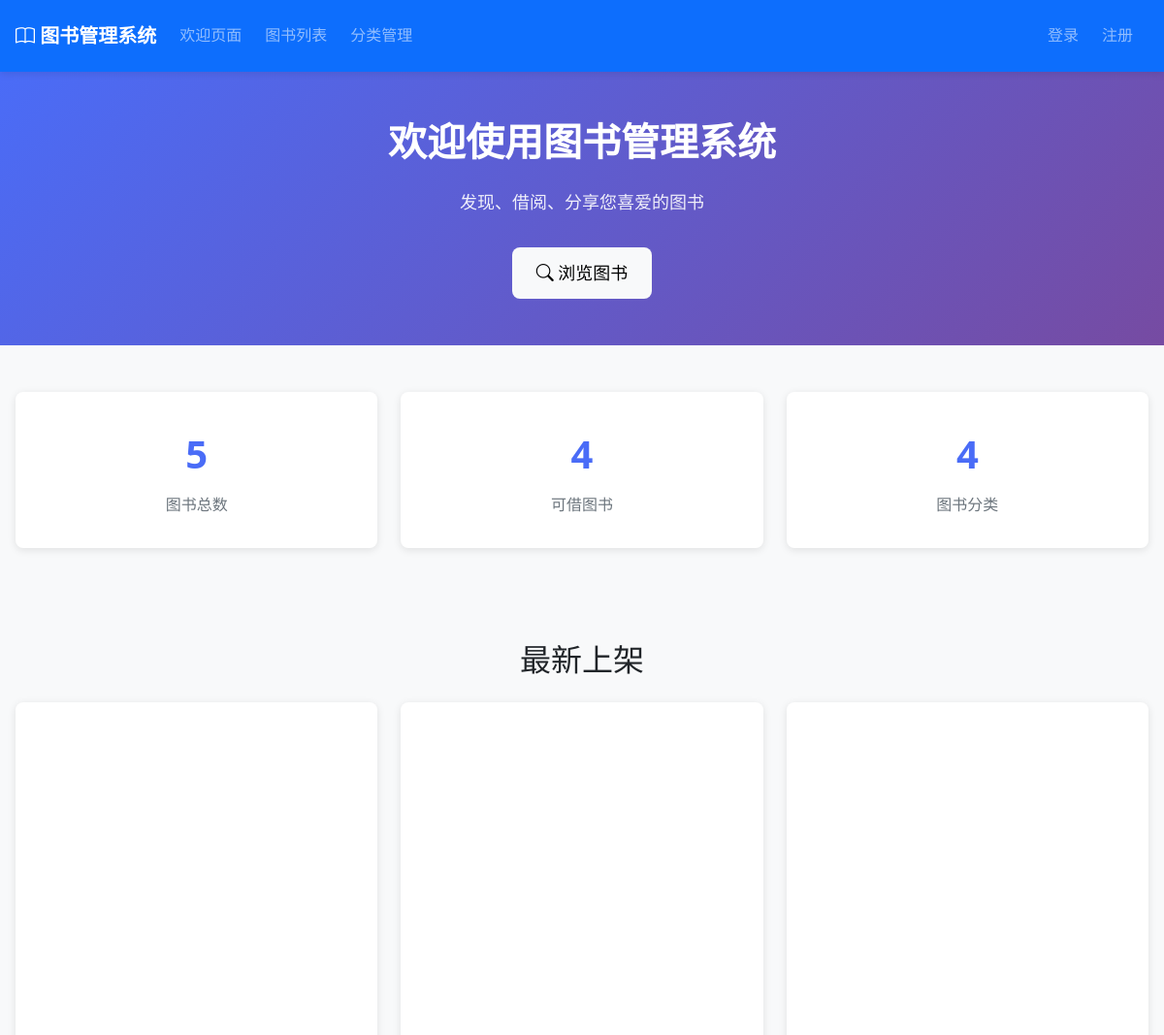
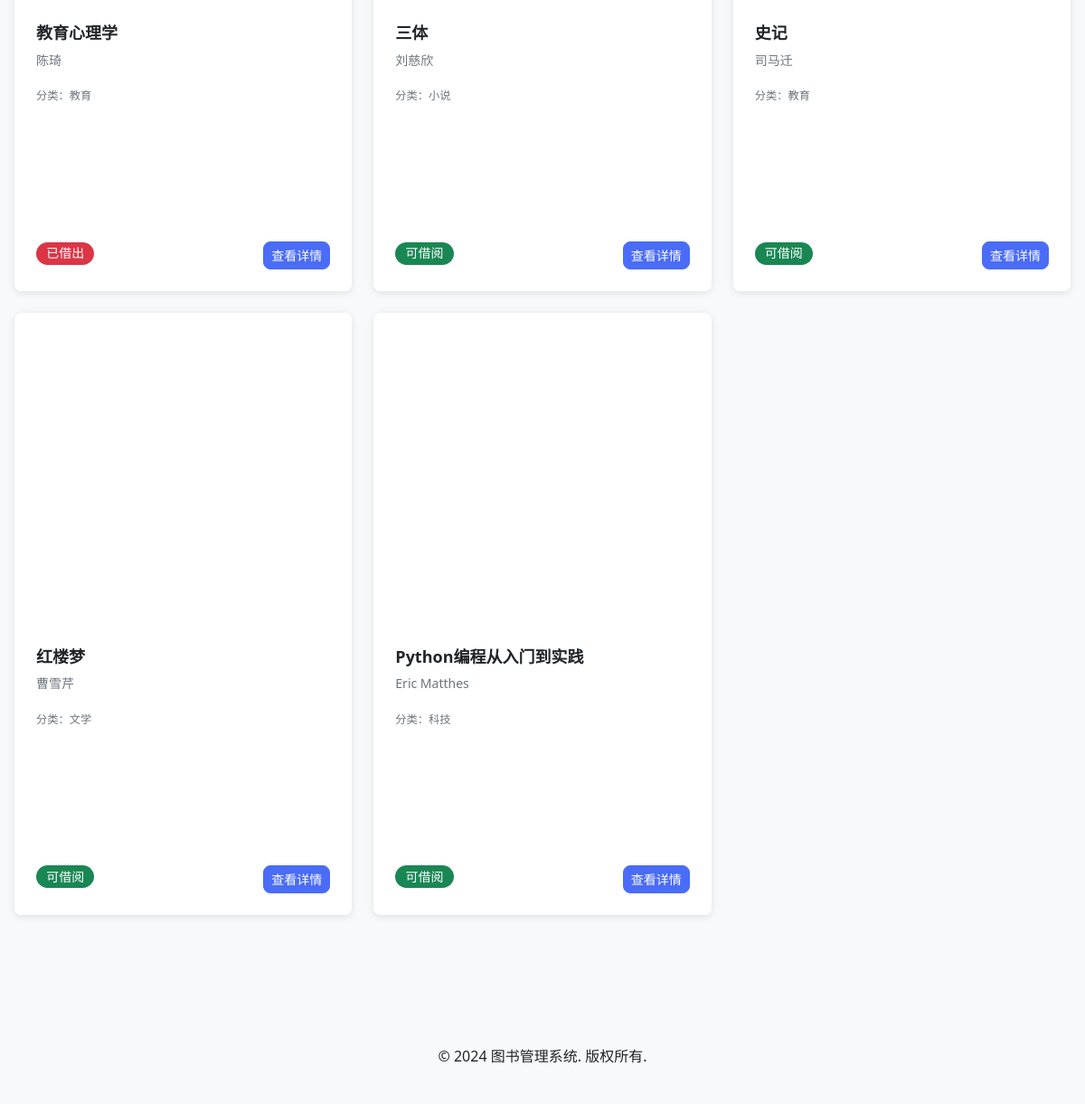
The page /books/ on the database its author committed (2 pictures, top to bottom).
### books/models.py (models this page shows, shortened)
class Book(models.Model):
    STATUS_CHOICES = [
        ('available', '可借阅'),
        ('borrowed', '已借出'),
        ('maintenance', '维护中'),
        ('lost', '丢失'),
    ]
    title = models.CharField(max_length=200, verbose_name='书名')
    author = models.CharField(max_length=100, verbose_name='作者')
    isbn = models.CharField(max_length=20, unique=True, verbose_name='ISBN')
    publisher = models.CharField(max_length=100, blank=True, null=True, verbose_name='出版社')
    publication_date = models.DateField(blank=True, null=True, verbose_name='出版日期')
    category = models.ForeignKey(Category, on_delete=models.PROTECT, null=True, blank=True, verbose_name='分类')
    description = models.TextField(blank=True, null=True, verbose_name='描述')
    cover_image = models.ImageField(upload_to='book_covers/', blank=True, null=True, verbose_name='封面图片')
    total_copies = models.PositiveIntegerField(default=1, verbose_name='总册数')
    available_copies = models.PositiveIntegerField(default=1, verbose_name='可借册数')
    location = models.CharField(max_length=50, blank=True, null=True, verbose_name='书架位置')
    status = models.CharField(max_length=20, choices=STATUS_CHOICES, default='available', verbose_name='状态')
    created_at = models.DateTimeField(auto_now_add=True, verbose_name='创建时间')
    updated_at = models.DateTimeField(auto_now=True, verbose_name='更新时间')
    class Meta:
        verbose_name = '图书'
        verbose_name_plural = '图书'
    @property
    def cover_image_url(self):
        if self.cover_image and hasattr(self.cover_image, 'url'):
            try:
                import os
                from django.conf import settings
                image_path = os.path.join(settings.MEDIA_ROOT, self.cover_image.name)
                if os.path.exists(image_path):
                    return self.cover_image.url
            except:
                pass
        return static('images/default-book-cover.png')
    @property
    def is_available(self):
        return self.available_copies > 0 and self.status == 'available'

### categories/models.py (models this page shows, shortened)
class Category(models.Model):
    name = models.CharField(max_length=100, unique=True, verbose_name='分类名称')
    description = models.TextField(blank=True, null=True, verbose_name='描述')
    created_at = models.DateTimeField(auto_now_add=True, verbose_name='创建时间')
    updated_at = models.DateTimeField(auto_now=True, verbose_name='更新时间')
    class Meta:
        verbose_name = '图书分类'
        verbose_name_plural = '图书分类'

### books/views.py (the view)
# urls.py: path('', views.home, name='home'),
def home(request):
    home_data = cache.get_or_set(
        CACHE_KEY_HOME_STATS,
        lambda: {
            'recent_books': list(Book.objects.all().order_by('-created_at')[:6]),
            'categories': list(Book.objects.values('category__name', 'category__id').filter(category__isnull=False).distinct()),
            'book_count': Book.objects.count(),
            'available_count': Book.objects.filter(available_copies__gt=0).count()
        },
        timeout=600,  # 10分钟
        namespace='books'
    )
    return render(request, 'books/home.html', home_data)

### library_management/cache.py (called while the page is built, shortened)
    def _make_key(self, key: Any, namespace: Optional[str] = None) -> str:
        if namespace:
            return f"{namespace}:{str(key)}"
        return str(key)

    def get(self, key: Any, default: Any = None, namespace: Optional[str] = None) -> Any:
        key_str = self._make_key(key, namespace)
        current_time = time.time()
        with self._lock:
            if key_str not in self._cache:
                self._stats['misses'] += 1
                return default

    def set(self, key: Any, value: Any, timeout: Optional[int] = None, namespace: Optional[str] = None) -> None:
        key_str = self._make_key(key, namespace)
        timeout = self.default_timeout if timeout is None else timeout
        expiry = time.time() + timeout
        current_time = time.time()
        with self._lock:
            if key_str not in self._cache and len(self._cache) >= self.max_size:
                self._enforce_lru()
            self._cache[key_str] = (value, expiry, current_time)
            if key_str in self._lru:
                self._lru.move_to_end(key_str)
            else:
                self._lru[key_str] = current_time
            self._stats['sets'] += 1

    def get_or_set(self, key: Any, func: Callable[[], Any], timeout: Optional[int] = None, namespace: Optional[str] = None) -> Any:
        value = self.get(key, namespace=namespace)
        if value is None:
            value = func()
            self.set(key, value, timeout, namespace)
        return value

### templates/books/home.html (shortened to what this page needs)
{% extends 'base.html' %}
{% block content %}
<section class="hero-section text-center">
    <div class="container">
        <h1>欢迎使用图书管理系统</h1>
        <p class="lead">发现、借阅、分享您喜爱的图书</p>
        <a href="{% url 'books:book_list' %}" class="btn btn-light btn-lg">
            <i class="bi bi-search"></i> 浏览图书
        </a>
    </div>
</section>
<section class="py-5">
    <div class="container">
        <div class="row">
            <div class="col-md-4">
                <div class="stats-card">
                    <div class="stats-number">{{ book_count }}</div>
                    <div class="stats-label">图书总数</div>
                </div>
            </div>
            <div class="col-md-4">
                <div class="stats-card">
                    <div class="stats-number">{{ available_count }}</div>
                    <div class="stats-label">可借图书</div>
                </div>
            </div>
            <div class="col-md-4">
                <div class="stats-card">
                    <div class="stats-number">{{ categories|length }}</div>
                    <div class="stats-label">图书分类</div>
                </div>
            </div>
        </div>
    </div>
</section>
<section class="py-5">
    <div class="container">
        <h2 class="text-center mb-4">最新上架</h2>
        <div class="row">
            {% for book in recent_books %}
                <div class="col-md-4 mb-4">
                    <div class="card book-card h-100">
                        <div class="card-body">
                            <h5 class="card-title">{{ book.title }}</h5>
                            <p class="card-text text-muted">{{ book.author }}</p>
                            <p class="card-text">
                                <small class="text-muted">
                                    {% if book.category %}
                                        分类：{{ book.category.name }}
                                    {% endif %}
                                </small>
                            </p>
                            <div class="mt-auto">
                                <span class="badge {% if book.is_available %}bg-success{% else %}bg-danger{% endif %}">
                                    {% if book.is_available %}可借阅{% else %}已借出{% endif %}
                                </span>
                                <a href="{% url 'books:book_detail' book.id %}" class="btn btn-primary btn-sm float-end">
                                    查看详情
                                </a>
                            </div>
                        </div>
                    </div>
                </div>
            {% empty %}
                <div class="col-12">
                    <div class="alert alert-info text-center">
                        暂无图书，请联系管理员添加图书。
                    </div>
                </div>
            {% endfor %}
        </div>
    </div>
</section>
{% endblock %}

### static/css/style.css (style rules this page uses)
:root { --primary-color: #4a6cf7; --primary-hover: #3a56e0; --secondary-color: #6c757d; --success-color: #28a745; --danger-color: #dc3545; --warning-color: #ffc107; --info-color: #17a2b8; --bg-light: #f8f9fa; --bg-white: #ffffff; --text-dark: #212529; --text-muted: #6c757d; --text-light: #ffffff; --border-color: #dee2e6; --border-radius: 8px; --box-shadow: 0 2px 8px rgba(0, 0, 0, 0.1); --box-shadow-hover: 0 8px 20px rgba(0, 0, 0, 0.15); --spacing-xs: 0.25rem; --spacing-sm: 0.5rem; --spacing-md: 1rem; --spacing-lg: 1.5rem; --spacing-xl: 2rem; --spacing-xxl: 3rem; --font-size-xs: 0.75rem; --font-size-sm: 0.875rem; --font-size-md: 1rem; --font-size-lg: 1.125rem; --font-size-xl: 1.25rem; --font-size-xxl: 1.5rem; --font-size-xxxl: 2.5rem; --transition-fast: 0.2s; --transition-normal: 0.3s; --transition-slow: 0.5s; }
* { margin: 0; padding: 0; box-sizing: border-box; }
body { font-family: 'Segoe UI', Roboto, 'Helvetica Neue', Arial, sans-serif; font-size: var(--font-size-md); line-height: 1.6; color: var(--text-dark); background-color: var(--bg-light); }
a { color: var(--primary-color); text-decoration: none; transition: color var(--transition-fast) ease; }
.container { max-width: 1200px; margin: 0 auto; padding: 0 var(--spacing-md); }
.btn { display: inline-block; font-weight: 500; text-align: center; vertical-align: middle; cursor: pointer; border: 1px solid transparent; padding: 0.5rem 1rem; font-size: var(--font-size-md); line-height: 1.5; border-radius: var(--border-radius); transition: all var(--transition-fast) ease; text-decoration: none; }
.btn-primary { background-color: var(--primary-color); border-color: var(--primary-color); color: var(--text-light); }
.btn-sm { padding: 0.25rem 0.5rem; font-size: var(--font-size-sm); }
.btn-lg { padding: 0.75rem 1.5rem; font-size: var(--font-size-lg); }
.card { background-color: var(--bg-white); border: 1px solid var(--border-color); border-radius: var(--border-radius); box-shadow: var(--box-shadow); overflow: hidden; transition: all var(--transition-normal) ease; }
.card-body { padding: var(--spacing-md); }
.book-card { border: none; box-shadow: var(--box-shadow); border-radius: var(--border-radius); overflow: hidden; height: 100%; transition: transform var(--transition-normal) ease, box-shadow var(--transition-normal) ease; }
.book-card .card-body { padding: var(--spacing-lg); background: var(--bg-white); height: calc(100% - 260px); display: flex; flex-direction: column; }
.book-card .card-title { font-size: var(--font-size-lg); font-weight: 600; margin-bottom: var(--spacing-sm); color: var(--text-dark); display: -webkit-box; -webkit-line-clamp: 2; -webkit-box-orient: vertical; overflow: hidden; }
.book-card .card-text { font-size: var(--font-size-sm); color: var(--text-muted); margin-bottom: var(--spacing-md); }
.badge { display: inline-block; padding: 0.4em 0.8em; font-size: var(--font-size-sm); font-weight: 500; line-height: 1; text-align: center; white-space: nowrap; vertical-align: baseline; border-radius: 20px; transition: all var(--transition-fast) ease; }
.hero-section { background: linear-gradient(135deg, var(--primary-color) 0%, #764ba2 100%); color: var(--text-light); padding: var(--spacing-xxl) 0; text-align: center; }
.hero-section h1 { font-size: var(--font-size-xxxl); font-weight: 700; margin-bottom: var(--spacing-lg); }
.hero-section p { font-size: var(--font-size-lg); max-width: 700px; margin: 0 auto var(--spacing-xl); opacity: 0.9; }
.stats-card { background: var(--bg-white); border-radius: var(--border-radius); padding: var(--spacing-xl); text-align: center; box-shadow: var(--box-shadow); transition: transform var(--transition-normal) ease, box-shadow var(--transition-normal) ease; }
.stats-number { font-size: 2.5rem; font-weight: 700; color: var(--primary-color); margin-bottom: var(--spacing-sm); }
.stats-label { color: var(--text-muted); font-size: var(--font-size-md); }
@media (max-width: 1200px) { .book-card .card-body { height: calc(100% - 240px); } }

### rows shown on the page
Book: title "教育心理学", author "陈琦", category.name "教育", available_copies "已借出"
Book: title "三体", author "刘慈欣", category.name "小说", available_copies "可借阅"
Book: title "史记", author "司马迁", category.name "教育", available_copies "可借阅"
Book: title "红楼梦", author "曹雪芹", category.name "文学", available_copies "可借阅"
Book: title "Python编程从入门到实践", author "Eric Matthes", category.name "科技", available_copies "可借阅"

### other values the page prints
{{ book_count }} "5"
{{ available_count }} "4"
{{ categories|length }} "4"
